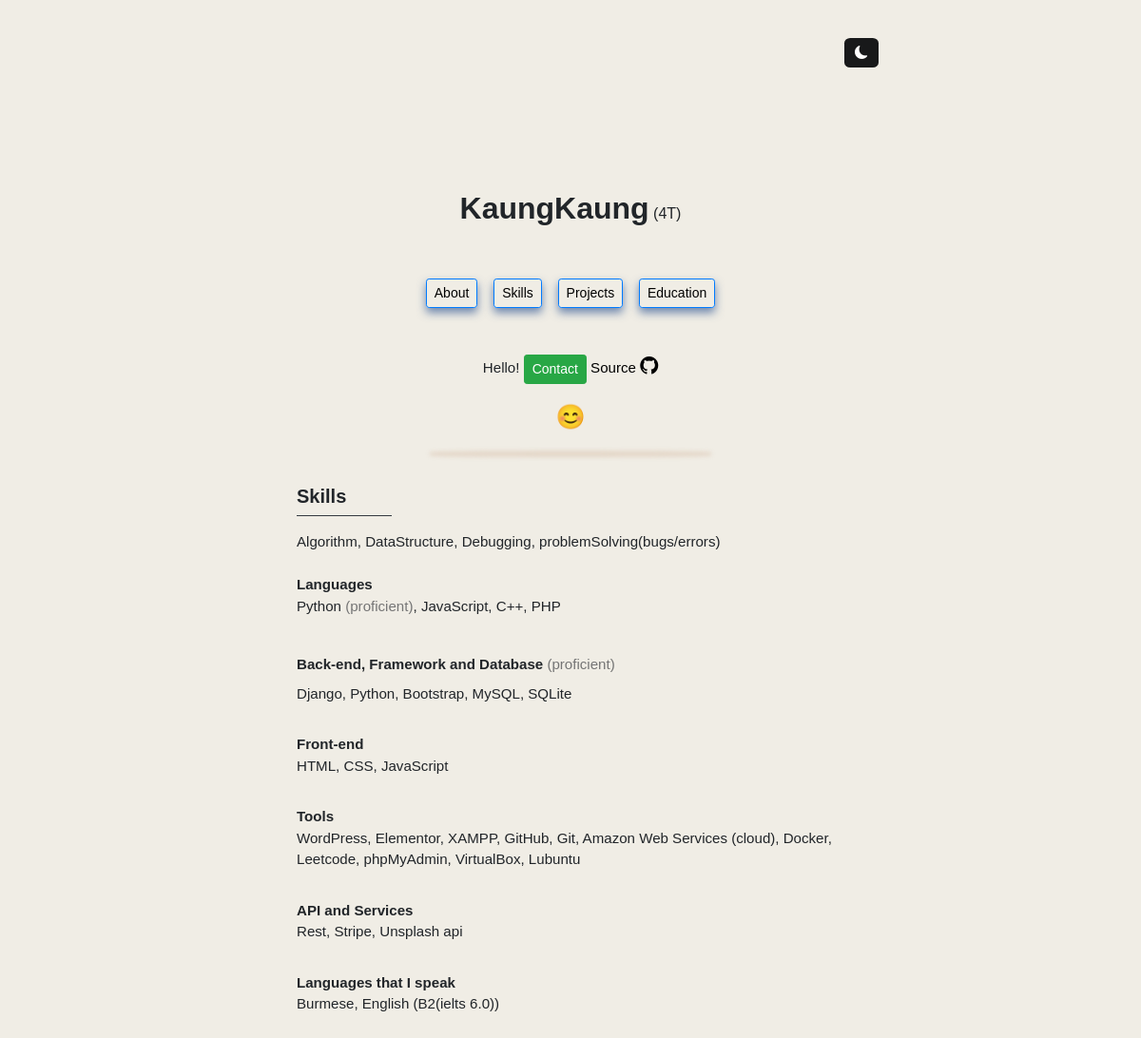
The page /skill on the database as committed earlier.
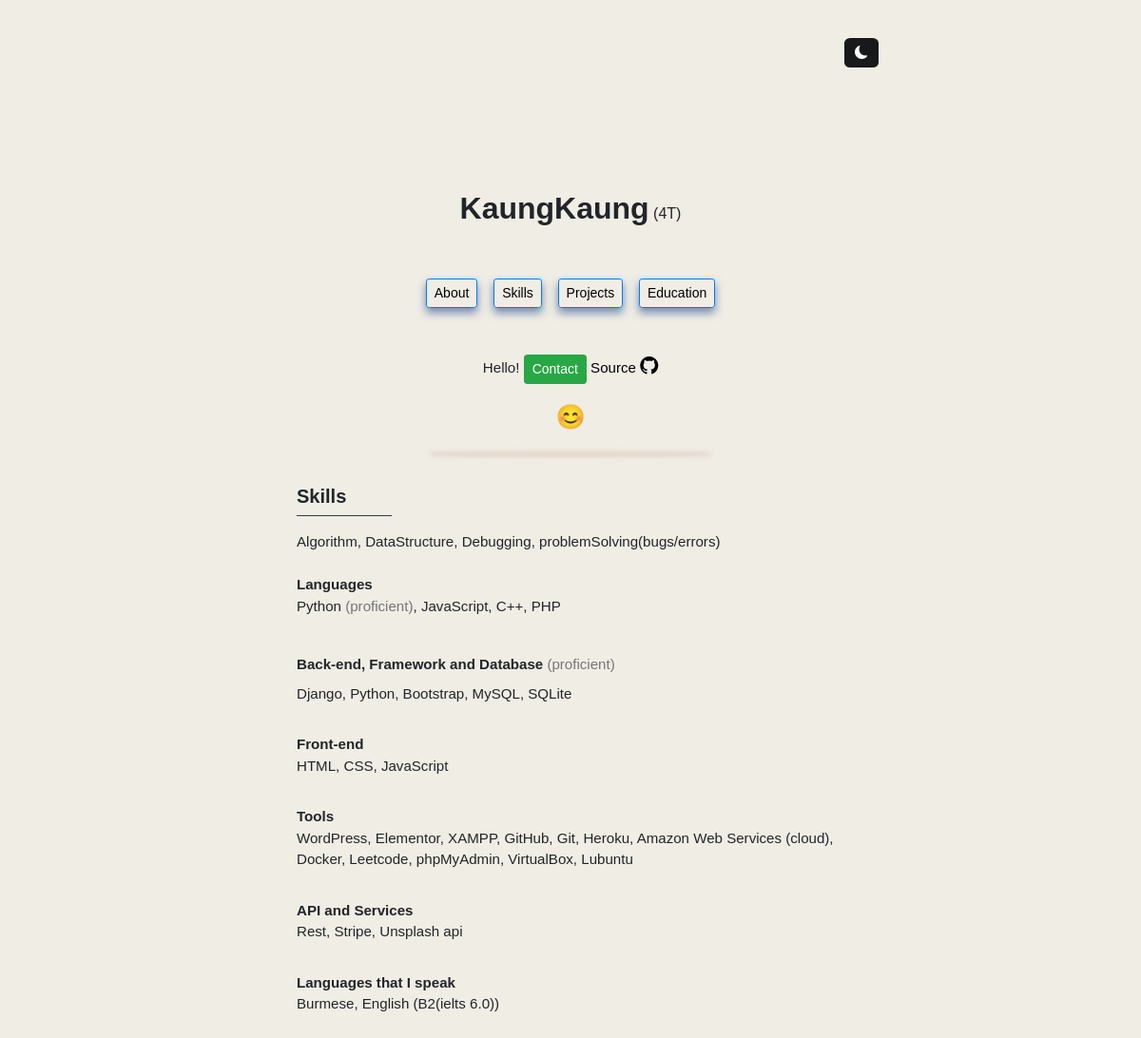
The same page on the database as committed later.
### display/models.py (models this page shows)
class Skill(models.Model):
    language_proficient = models.CharField(max_length=255)
    language_familiar = models.CharField(max_length=255)
    backend = models.CharField(max_length=255)
    frontend = models.CharField(max_length=255)
    tools = models.CharField(max_length=255)
    first_language = models.CharField(max_length=255)
    second_language = models.CharField(max_length=255)
    api = models.CharField(max_length=255)

### display/views.py (the view)
def skill(request):
    s = Skill.objects.all()
    return render(request, "skill.html",
                  {"skill":s})

### template/skill.html (shortened to what this page needs)
{% extends 'main.html' %}
{% block content %}
{% include 'chain.html' %}
{% load static %}
<link rel="stylesheet" href="{% static 'style.css' %}">
{% include 'profile.html' %}
<div style="height:10px;"></div>
<div class="box1" style="height:1px;border-radius: 50%;margin:auto;max-width:290px;"></div>
<div style="height:42px;"></div>
<body>
<div class="context" style="width:48%;">
         <div class="about" style="margin:auto;max-width:590px;">
        <h5><b>Skills</b></h5>
        <legend class="border-bottom border-dark mb-3" style="width:100px;"></legend>
                    {% for skills in skill %}
            <p style="font-size:15.1px;white-space: pre-line;">Algorithm, DataStructure, Debugging, problemSolving(bugs/errors)
                <b>Languages</b>
                <label>{{skills.language_proficient}} <label class="word">(proficient)</label>, {{skills.language_familiar}}</label>
                <b>Back-end, Framework and Database </b><label class="word">(proficient)</label>
                <label>{{skills.backend}}</label>
                <b>Front-end</b>
                <label>{{skills.frontend}}</label>
                <b>Tools</b>
                <label>{{skills.tools}}</label>
                <b>API and Services</b>
                <label>{{skills.api}}</label>
                <b>Languages that I speak</b>
                <label>{{skills.first_language}}, {{skills.second_language}}</label>
            </p>
                        {% endfor %}
        </div>
</div>
</body>
{% endblock %}

### template/main.html (shortened to what this page needs)
<!doctype html>
<html lang="en">
  <head>
    <link href="https://cdn.jsdelivr.net/npm/bootstrap@5.2.0-beta1/dist/css/bootstrap.min.css" rel="stylesheet">
  </head>
  <body>
        {% block content %}
        {% endblock %}
  </body>
</html>

### template/chain.html (shortened to what this page needs)
<link href="https://cdn.jsdelivr.net/npm/bootstrap@5.2.0-beta1/dist/css/bootstrap.min.css" rel="stylesheet">
<link rel="stylesheet" href="https://cdn.jsdelivr.net/npm/bootstrap@4.0.0/dist/css/bootstrap.min.css">

### template/profile.html (shortened to what this page needs)
{% extends 'main.html' %}
{% block content %}
{% include 'chain.html' %}
{% load static %}
<link rel="stylesheet" href="{% static 'style.css' %}">
<header style="width:54%;min-width:435px;margin:auto;position:sticky;z-index:100;top:0;">
    <button  class="bt btn-sm" onclick="darkmode()" style="float:right;position:relative;top:40px;">
                <span id="something"><i class="bi bi-moon-fill"></i></span>
    </button>
</header>
<div class="header2" style="height:200px;width:54%;min-width:430px;margin:auto;"></div>
<div>
<div class="context" style="width:auto;min-width:320px;">
<center>
        <h2 style="display:inline;font-family:;"><b>KaungKaung</b></h2>
    <label>(4T)</label>
    <br><br><br>
                        <ul class="nav justify-content-center" style="font-size:15.1px;">
                  <li class="nav-item">
                    <a class="pro1 animation2 na btn btn-sm btn-outline-primary " aria-current="page" href="/">About</a>
                  </li>&nbsp; &nbsp;&nbsp;
                  <li class="nav-item">
                    <a class="pro1 animation2 na btn btn-sm  btn-outline-primary " href="/skill">Skills</a>
                  </li>&nbsp; &nbsp;&nbsp;
                  <li class="nav-item">
                    <a class="pro1 animation2 na btn btn-sm  btn-outline-primary " href="/project">Projects</a>
                  </li>&nbsp; &nbsp;&nbsp;
                  <li class="nav-item">
                    <a class="pro1 animation2 na btn btn-sm  btn-outline-primary " href="/education">Education</a>
                  </li>
                </ul>
                    <br><br>
                    <p style="font-size:15.1px;">Hello! <a class="btn btn-sm btn-success" href="/#contact">Contact</a>
    <a href="https://github.com/kaungkaung4T/kaungkaung4T.github.io" target="_blank">Source <i class="bi bi-github" style="font-size: 19px;"></i></a>
                    </p>
                    <span class="animation3" style="font-size: 25px;">😊</span>
</center>
</div>
</div>
{% endblock %}

### static/style.css (style rules this page uses)
.context { margin: auto; width: 70%; }
.bt { color:white; background-color:#18191a; border-radius: 17%; transition: 0.3s; border: none; padding: 5px 11px; }
.na { color:black; }
body { background-color:#F0EDE5; margin: 0px auto; font-family: Tahoma,Verdana,Segoe,sans-serif; }
.word { color:#757575; }
a { color:black; text-decoration:none; }
.about { animation: transition 1.00s; }
.animation2 { transition: .3s; }
.animation3 { animation-name: ; animation-direction: alternate; animation-name: slidein; animation-duration: 1s; animation-iteration-count: infinite; }
html { scroll-behavior: smooth; }
.box1 { box-shadow: 0px 10px 4px 3px rgba(223, 207, 190,0.7); }
.pro1 { box-shadow: 0px 5px 10px 0px rgba(55, 91, 149,0.7); }

Rows that differ between the two databases and show on the page:
changed Skill "Python": tools "WordPress, Elementor, XAMPP, GitHub, Git, Amazon Web Services (cloud), Docker, Leetcode, phpMyAdmin, VirtualBox, Lubuntu" → "WordPress, Elementor, XAMPP, GitHub, Git, Heroku, Amazon Web Services (cloud), Docker, Leetcode, phpMyAdmin, VirtualBox, Lubuntu"
